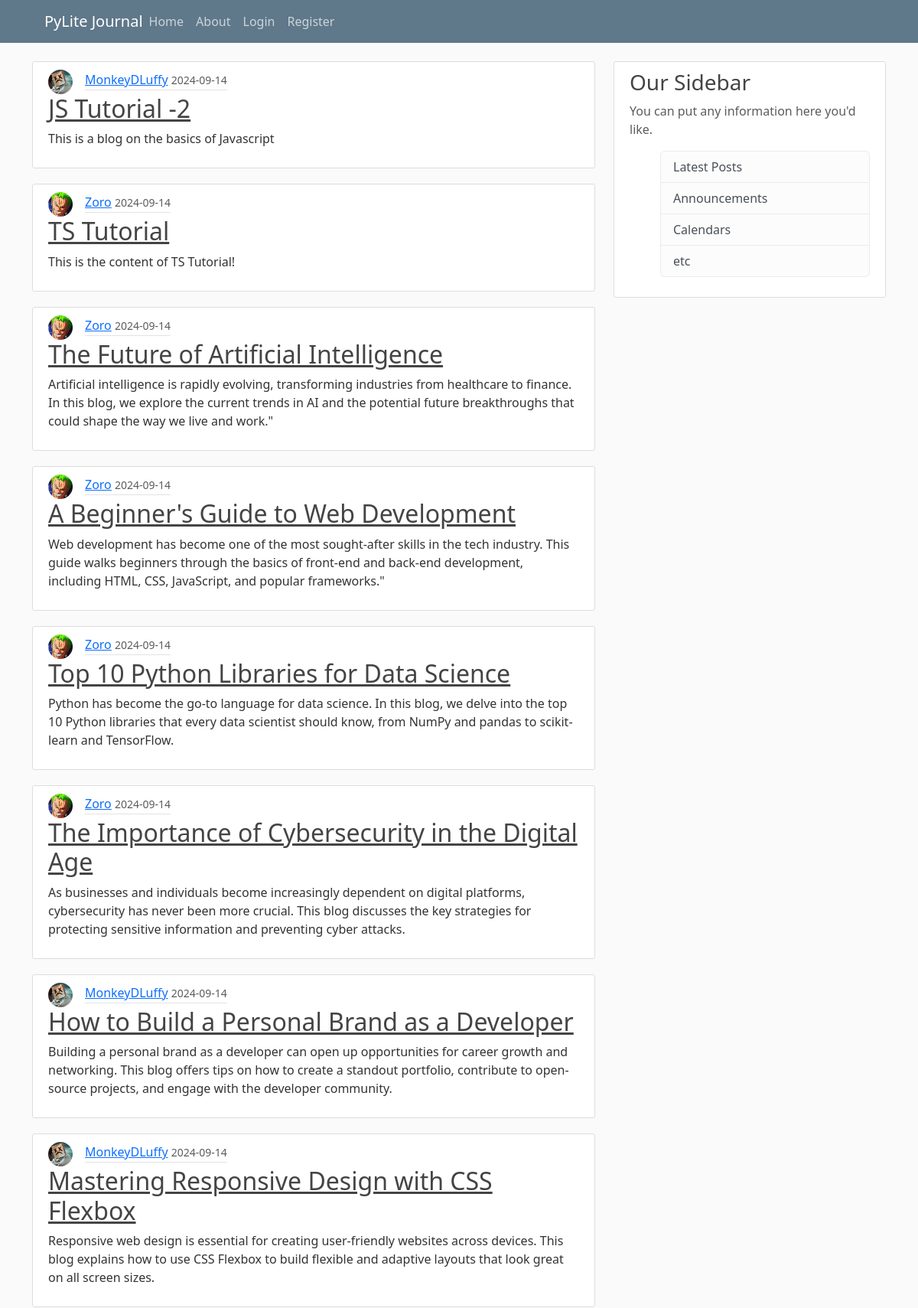
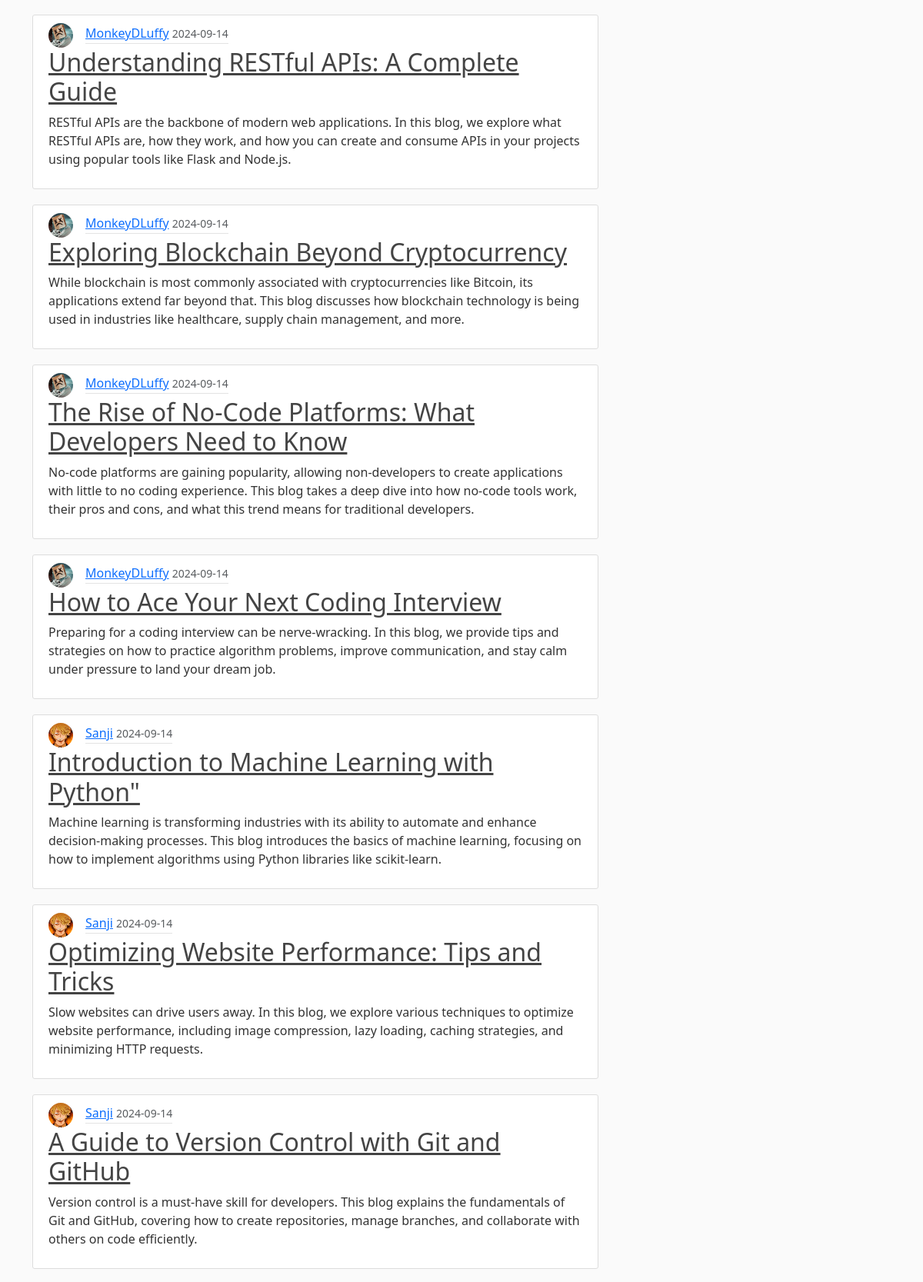
The page / (upper part) on the database its author committed (2 pictures, top to bottom).
### flask_blog/models.py (models this page shows, shortened)
class Post(db.Model):
  id = db.Column(db.Integer, primary_key=True)
  title = db.Column(db.String(100), nullable=False)
  date = db.Column(db.DateTime, nullable=False, default=datetime.now)
  content = db.Column(db.Text, nullable=False)
  user_id = db.Column(db.Integer, db.ForeignKey('user.id'), nullable=False)

class User(db.Model, UserMixin):
  id = db.Column(db.Integer, primary_key=True)
  username = db.Column(db.String(20), unique=True, nullable=False)
  email = db.Column(db.String(120), unique=True, nullable=False)
  image_file = db.Column(db.String(20), nullable=False, default='default.jpg')
  password = db.Column(db.String(60), nullable=False)
  posts = db.relationship('Post', backref='author', lazy=True)

### flask_blog/routes.py (the view)
@app.route("/")
def home():
  posts = Post.query.all()
  return render_template('home.html', posts=posts, title='Home')

### flask_blog/templates/home.html
{% extends "layout.html" %}
{% block content %}
  {% for post in posts %}
  <article class="media content-section">
    <div class="media-body">
      <div style="display: flex; align-items: center;">
        <img class="rounded-circle article-img"
          src="{{ url_for('static', filename='profile_pictures/' + post.author.image_file) }}" alt="" style="width: 2rem; height: 2rem;">
        <div class="article-metadata">
          <a class="mr-2" href="{{ url_for('post', post_id=post.id) }}">{{ post.author.username }}</a>
          <small class="text-muted">{{ post.date.strftime('%Y-%m-%d') }}</small>
        </div></div>
      <h2><a class="article-title" href="{{ url_for('post', post_id=post.id) }}">{{ post.title }}</a></h2>
      <p class="article-content">{{ post.content }}</p>
    </div>
  </article>
  {% endfor %}
{% endblock content %}

### flask_blog/templates/layout.html (shortened to what this page needs)
<!DOCTYPE html>
<html lang="en">
<head>
  <link rel="stylesheet" href="https://cdn.jsdelivr.net/npm/bootstrap@5.3.3/dist/css/bootstrap.rtl.min.css">
  <link rel="stylesheet" type="text/css"  href="{{ url_for('static', filename='main.css') }}">
</head>
<body>
  <header class="site-header">
    <nav class="navbar navbar-expand-md navbar-dark bg-steel fixed-top">
      <div class="container">
        <a class="navbar-brand mr-4" href="/">PyLite Journal</a>
        <div class="collapse navbar-collapse" id="navbarToggle">
          <div class="navbar-nav mr-auto">
            <a class="nav-item nav-link" href="{{ url_for('home') }}">Home</a>
            <a class="nav-item nav-link" href="{{ url_for('about') }}">About</a>
          </div>
          <div class="navbar-nav">
            {% if current_user.is_authenticated %}
              <a class="nav-item nav-link" href="{{ url_for('account') }}">Account</a>
              <a class="nav-item nav-link" href="{{ url_for('new_post') }}">Create Post</a>
              <a class="nav-item nav-link" href="{{ url_for('logout') }}">Logout</a>
            {% else %}
              <a class="nav-item nav-link" href="{{ url_for('login') }}">Login</a>
              <a class="nav-item nav-link" href="{{ url_for('register') }}">Register</a>
            {% endif %}
          </div>
        </div>
      </div>
    </nav>
  </header>
  <main role="main" class="container">
    <div class="row">
      <div class="col-md-8">
        {% block content %}{% endblock %}
      </div>
      <div class="col-md-4">
        <div class="content-section">
          <h3>Our Sidebar</h3>
          <p class='text-muted'>You can put any information here you'd like.
          <ul class="list-group">
            <li class="list-group-item list-group-item-light">Latest Posts</li>
            <li class="list-group-item list-group-item-light">Announcements</li>
            <li class="list-group-item list-group-item-light">Calendars</li>
            <li class="list-group-item list-group-item-light">etc</li>
          </ul>
          </p>
        </div>
      </div>
    </div>
  </main>
</body>
</html>

### flask_blog/static/main.css (style rules this page uses)
body { background: #fafafa; color: #333333; margin-top: 5rem; }
h1, h2, h3, h4, h5, h6 { color: #444444; }
.bg-steel { background-color: #5f788a; }
.site-header .navbar-nav .nav-link { color: #cbd5db; }
.content-section { background: #ffffff; padding: 10px 20px; border: 1px solid #dddddd; border-radius: 3px; margin-bottom: 20px; }
.article-title { color: #444444; }
.article-content { white-space: pre-line; }
.article-img { height: 65px; width: 65px; margin-right: 16px; }
.article-metadata { padding-bottom: 1px; margin-bottom: 4px; border-bottom: 1px solid #e3e3e3 }

### rows shown on the page
Post: image_file (picture), author.username "MonkeyDLuffy", date "2024-09-14", title "JS Tutorial -2", content "This is a blog on the basics of Javascript"
Post: image_file (picture), author.username "Zoro", date "2024-09-14", title "TS Tutorial", content "This is the content of TS Tutorial!"
Post: image_file (picture), author.username "Zoro", date "2024-09-14", title "The Future of Artificial Intelligence", content "Artificial intelligence is rapidly evolving, transforming industries from healthcare to finance. In this blog, we explore the current trends in AI and the potential future breakthroughs that could shape the way we live and work.\""
Post: image_file (picture), author.username "Zoro", date "2024-09-14", title "A Beginner's Guide to Web Development", content "Web development has become one of the most sought-after skills in the tech industry. This guide walks beginners through the basics of front-end and back-end development, including HTML, CSS, JavaScript, and popular frameworks.\""
Post: image_file (picture), author.username "Zoro", date "2024-09-14", title "Top 10 Python Libraries for Data Science", content "Python has become the go-to language for data science. In this blog, we delve into the top 10 Python libraries that every data scientist should know, from NumPy and pandas to scikit-learn and TensorFlow."
Post: image_file (picture), author.username "Zoro", date "2024-09-14", title "The Importance of Cybersecurity in the Digital Age", content "As businesses and individuals become increasingly dependent on digital platforms, cybersecurity has never been more crucial. This blog discusses the key strategies for protecting sensitive information and preventing cyber attacks."
Post: image_file (picture), author.username "MonkeyDLuffy", date "2024-09-14", title "How to Build a Personal Brand as a Developer", content "Building a personal brand as a developer can open up opportunities for career growth and networking. This blog offers tips on how to create a standout portfolio, contribute to open-source projects, and engage with the developer community."
Post: image_file (picture), author.username "MonkeyDLuffy", date "2024-09-14", title "Mastering Responsive Design with CSS Flexbox", content "Responsive web design is essential for creating user-friendly websites across devices. This blog explains how to use CSS Flexbox to build flexible and adaptive layouts that look great on all screen sizes."
Post: image_file (picture), author.username "MonkeyDLuffy", date "2024-09-14", title "Understanding RESTful APIs: A Complete Guide", content "RESTful APIs are the backbone of modern web applications. In this blog, we explore what RESTful APIs are, how they work, and how you can create and consume APIs in your projects using popular tools like Flask and Node.js."
Post: image_file (picture), author.username "MonkeyDLuffy", date "2024-09-14", title "Exploring Blockchain Beyond Cryptocurrency", content "While blockchain is most commonly associated with cryptocurrencies like Bitcoin, its applications extend far beyond that. This blog discusses how blockchain technology is being used in industries like healthcare, supply chain management, and more."
Post: image_file (picture), author.username "MonkeyDLuffy", date "2024-09-14", title "The Rise of No-Code Platforms: What Developers Need to Know", content "No-code platforms are gaining popularity, allowing non-developers to create applications with little to no coding experience. This blog takes a deep dive into how no-code tools work, their pros and cons, and what this trend means for traditional developers."
Post: image_file (picture), author.username "MonkeyDLuffy", date "2024-09-14", title "How to Ace Your Next Coding Interview", content "Preparing for a coding interview can be nerve-wracking. In this blog, we provide tips and strategies on how to practice algorithm problems, improve communication, and stay calm under pressure to land your dream job."
Post: image_file (picture), author.username "Sanji", date "2024-09-14", title "Introduction to Machine Learning with Python\"", content "Machine learning is transforming industries with its ability to automate and enhance decision-making processes. This blog introduces the basics of machine learning, focusing on how to implement algorithms using Python libraries like scikit-learn."
Post: image_file (picture), author.username "Sanji", date "2024-09-14", title "Optimizing Website Performance: Tips and Tricks", content "Slow websites can drive users away. In this blog, we explore various techniques to optimize website performance, including image compression, lazy loading, caching strategies, and minimizing HTTP requests."
Post: image_file (picture), author.username "Sanji", date "2024-09-14", title "A Guide to Version Control with Git and GitHub", content "Version control is a must-have skill for developers. This blog explains the fundamentals of Git and GitHub, covering how to create repositories, manage branches, and collaborate with others on code efficiently."
